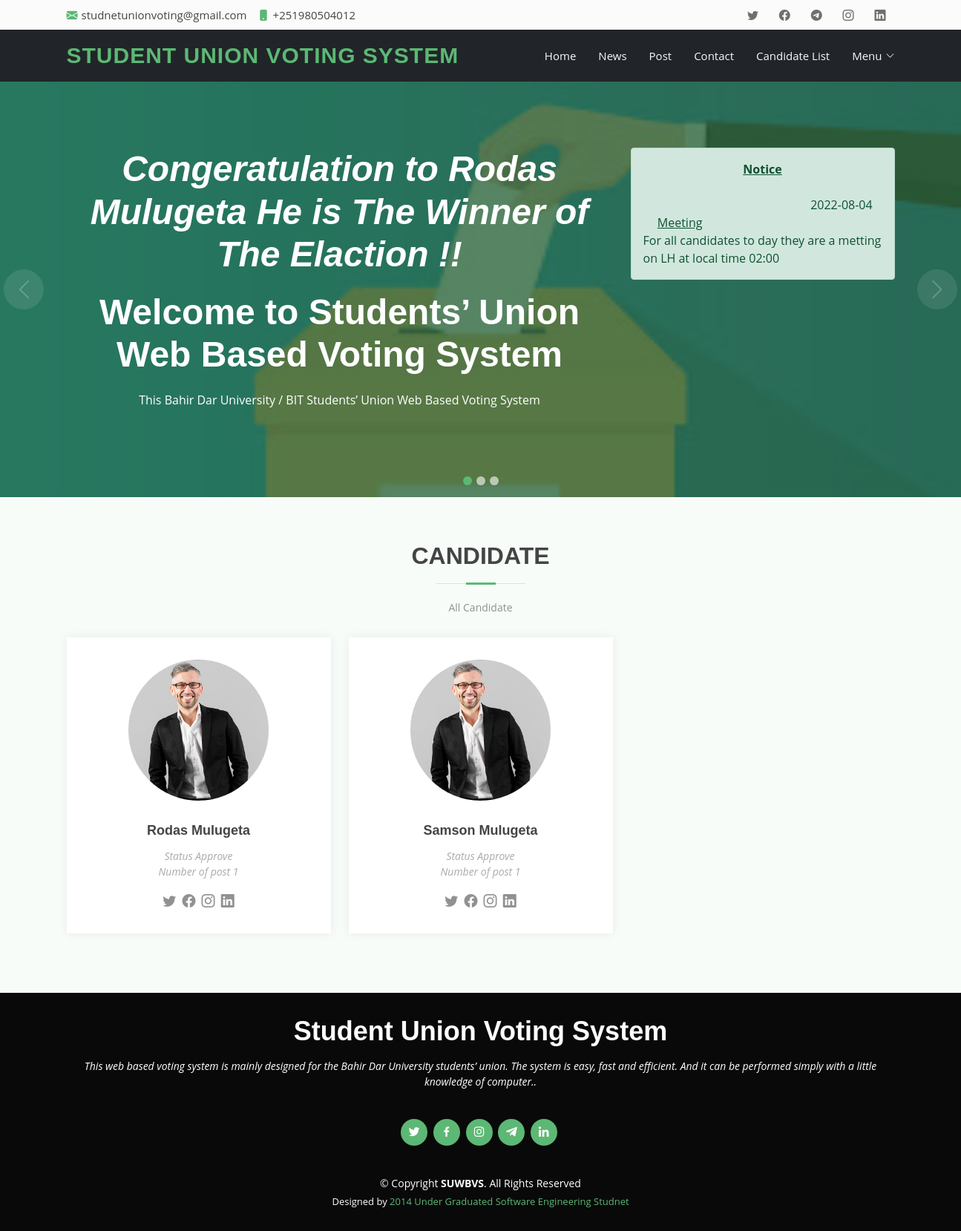
The page / on the database its author committed.
### tables this page shows
CREATE TABLE `student` (
  `stud_id` varchar(50) NOT NULL,
  `fname` varchar(50) NOT NULL,
  `lname` varchar(50) NOT NULL,
  `gender` varchar(50) NOT NULL,
  `phone` text NOT NULL,
  `email` text NOT NULL DEFAULT 'soneone@gmail.com',
  `department` varchar(50) NOT NULL,
  `cgpa` double NOT NULL,
  `year` varchar(11) NOT NULL,
  `image` text NOT NULL,
  `discipline` varchar(50) NOT NULL DEFAULT 'free from any violation',
  `status` varchar(50) NOT NULL DEFAULT 'not_allowed'
);

CREATE TABLE `notice` (
  `id` int(11) NOT NULL,
  `message` text NOT NULL,
  `subject` varchar(20) NOT NULL,
  `date` date NOT NULL,
  `status` varchar(50) NOT NULL DEFAULT 'Active'
);

CREATE TABLE `applicent_candidate` (
  `id` int(11) NOT NULL,
  `candidate_id` varchar(50) NOT NULL,
  `status` varchar(11) NOT NULL DEFAULT 'Pending'
);

### promotion.php (the view, shortened to what this page needs)
<?php
include("connection.php");
$information = "";
$election = $conn->query("SELECT * FROM `election-day`");
if ($election->num_rows > 0) {
    while ($election_row = $election->fetch_assoc()) {
        $election_day = $election_row['date'];
    }
}
$sql = $conn->query("SELECT * FROM `applicent_candidate`");
if ($sql->num_rows > 0) {
    while ($sql_row = $sql->fetch_assoc()) {
        $cand_id = $sql_row['candidate_id'];
        $rr = $conn->query("SELECT * FROM `voting` WHERE `Candidate_id`='$cand_id'");
        $number_of_voter = $rr->num_rows;
        $sql_check = $conn->query("SELECT * FROM `voting_result` WHERE `candidate_id`='$cand_id'");
        if ($sql_check->num_rows > 0) {
            while ($sql_row_check = $sql_check->fetch_assoc()) {
                $conn->query("UPDATE `voting_result` SET `no_voter`='$number_of_voter' WHERE candidate_id='$cand_id'");
            }
        } else {
            $conn->query("INSERT INTO `voting_result`(`candidate_id`, `no_voter`) VALUES ('$cand_id','$number_of_voter')");
        }
    }
}
$post_1 = $conn->query("SELECT `id`, `message`, `subject`, `date`, `status` FROM `notice` ORDER BY `date` DESC limit 1");
if ($post_1->num_rows > 0) {
    while ($post_1_row = $post_1->fetch_assoc()) {
        $info_1 = "<div class='alert alert-success'>
            <div class='col-md-12'>
                  <b><u>Notice</u></b>
                </div><br>
                <div class='col-md-12' style='text-align: right; padding-right: 4%;'>
                " . $post_1_row['date'] . "
                </div>
                <div class='col-md-12' style='text-align: left; padding-left: 6%;'>
                 <u> " . $post_1_row['subject'] . " </u>
                </div>
                <div class='col-md-12' style='text-align: left; padding-left: 0%;'>
                " . $post_1_row['message'] . "
                </div>
            </div>";
    }
}
?>
<section id="hero">
    <div id="heroCarousel" data-bs-interval="5000" class="carousel slide carousel-fade" data-bs-ride="carousel">
        <ol class="carousel-indicators" id="hero-carousel-indicators"></ol>
        <div class="carousel-inner" role="listbox">
            <div class="carousel-item active" style="background-image: url(assets/img/slide/slide-3.png)">
                <div class="carousel-container">
                    <div class="container">
                        <div class="row">
                            <div class="col-md-8">
                                <?php
                                $date = date("Y-m-d");
                                if ($election_day < $date) {
                                    $sql_winer = $conn->query("SELECT * FROM `voting_result` ORDER BY `voting_result`.`no_voter` DESC limit 1");
                                    if ($sql_winer->num_rows > 0) {
                                        while ($sql_row_winer = $sql_winer->fetch_assoc()) {
                                            $candidate_id = $sql_row_winer['candidate_id'];
                                            $student_result = $conn->query("SELECT * FROM `student` WHERE `stud_id`='$candidate_id'");
                                            if ($student_result->num_rows > 0) {
                                                while ($student_row = $student_result->fetch_assoc()) {
                                                    $name_of_canidate = $student_row['fname'] . " " . $student_row['lname'];
                                                    $information = "<i><h2>Congeratulation to $name_of_canidate He is The Winner of The Elaction !!</h2> </i>";
                                                }
                                            }
                                        }
                                    }
                                } else {
                                ?>
                                    <h2>Election day "<i><?php print  $election_day; ?></i>"</h2>
                                <?php
                                }
                                print $information;
                                ?>
                                <h2 class="animate__animated animate__fadeInDown">Welcome to <span>Students’ Union Web Based Voting System</span></h2>
                                <p class="animate__animated animate__fadeInUp">This Bahir Dar University / BIT Students’ Union Web Based Voting System</p>
                            </div>
                            <div class="col-md-4">
                                <?php
                                print $info_1;
                                ?>
                            </div>
                        </div>
                    </div>
                </div>
            </div>
        </div>
        <a class="carousel-control-prev" href="#heroCarousel" role="button" data-bs-slide="prev">
            <span class="carousel-control-prev-icon bi bi-chevron-left" aria-hidden="true"></span>
        </a>
        <a class="carousel-control-next" href="#heroCarousel" role="button" data-bs-slide="next">
            <span class="carousel-control-next-icon bi bi-chevron-right" aria-hidden="true"></span>
        </a>
    </div>
</section>

### index.php (shortened to what this page needs)
<!DOCTYPE html>
<html lang="en">
<head>
  <link href="assets/vendor/animate.css/animate.min.css" rel="stylesheet">
  <link href="assets/vendor/bootstrap/css/bootstrap.min.css" rel="stylesheet">
  <link href="assets/vendor/bootstrap-icons/bootstrap-icons.css" rel="stylesheet">
  <link href="assets/vendor/boxicons/css/boxicons.min.css" rel="stylesheet">
  <link href="assets/vendor/glightbox/css/glightbox.min.css" rel="stylesheet">
  <link href="assets/vendor/swiper/swiper-bundle.min.css" rel="stylesheet">
  <link href="assets/css/style.css" rel="stylesheet">
</head>
<body>
  <?php
  include("topbar.php");
  include("menu.php");
  ?>
  <?php
  include("promotion.php");
  ?>
  <main id="main">
    <?php
    include("view//all-candidate.php");
    ?>
  </main>
  <?php
  include("footer.php");
  ?>
</body>
</html>

### topbar.php
<section id="topbar" class="d-flex align-items-center">
  <div class="container d-flex justify-content-center justify-content-md-between">
    <div class="contact-info d-flex align-items-center">
      <i class="bi bi-envelope-fill"></i><a href="mailto:studnetunionvoting@gmail.com">studnetunionvoting@gmail.com</a>
      <i class="bi bi-phone-fill phone-icon"></i> +251980504012
    </div>
    <div class="social-links d-none d-md-block">
      <a href="#" class="twitter"><i class="bi bi-twitter"></i></a>
      <a href="#" class="facebook"><i class="bi bi-facebook"></i></a>
      <a href="#" class="facebook"><i class="bi bi-telegram"></i></a>
      <a href="#" class="instagram"><i class="bi bi-instagram"></i></a>
      <a href="#" class="linkedin"><i class="bi bi-linkedin"></i></i></a>
    </div>
  </div>
</section>

### menu.php (shortened to what this page needs)
<!DOCTYPE html>
<html lang="en">
<head>
</head>
<body>
  <header id="header" class="d-flex align-items-center bg-dark">
    <div class="container d-flex align-items-center">
      <h1 class="logo me-auto"><a href="http://localhost/suv/index.php">STUDENT UNION VOTING SYSTEM</a></h1>
      <nav id="navbar" class="navbar">
        <ul class="bg-dark">
          <li><a class="nav-link scrollto active text-light" href="http://localhost/suv/index.php">Home</a></li>
          <li><a class="nav-link scrollto active text-light" href="http://localhost/suv/view/news.php">News</a></li>
          <li><a class="nav-link scrollto text-light" href="http://localhost/suv/view/candidate-post.php">Post</a></li>
          <?php
          if (!isset($_SESSION['role'])) {
          ?>
            <li><a class="nav-link scrollto text-light" href="http://localhost/suv/form/contact.php">Contact</a></li>
          <?php
          }
          ?>
          <li><a class="nav-link scrollto text-light" href="http://localhost/suv/index.php#team">Candidate List</a></li>
          <li class="dropdown"><a href="#" class="text-light"><span>Menu</span> <i class="bi bi-chevron-down text-light"></i></a>
          </li>
        </ul>
      </nav>
    </div>
  </header>
</body>
</html>

### View/all-candidate.php (shortened to what this page needs)
<section id="team" class="team section-bg">
    <div class="container">
        <div class="section-title">
            <h2>Candidate</h2>
            <p>
                All Candidate
            </p>
        </div>
        <div class="row">
            <?php
            $applicent_candidate_result = $conn->query("SELECT * FROM `applicent_candidate` WHERE `status`='Approve' OR `status`='Pending'");
            if ($applicent_candidate_result->num_rows > 0) {
                while ($applicent_candidate_row = $applicent_candidate_result->fetch_assoc()) {
                    $candidate_id = $applicent_candidate_row['candidate_id'];
                    $status = $applicent_candidate_row['status'];
                    $student_result = $conn->query("SELECT * FROM `student` WHERE `stud_id`='$candidate_id'");
                    if ($student_result->num_rows > 0) {
                        while ($student_row = $student_result->fetch_assoc()) {
                            $image = $student_row['image'];
                            $name_of_canidate = $student_row['fname'] . " " . $student_row['lname'];
                            $no_post_result = $conn->query("SELECT * FROM `candidate-posts` WHERE `candidate_id`='$candidate_id'");
                            $no_post = $no_post_result->num_rows;
            ?>
                            <div class="col-lg-4 col-md-6 d-flex align-items-stretch">
                                <div class="member">
                                    <img src="http://localhost/suv/assets/img/voter/<?php print $image; ?>" alt="">
                                    <h4><?php print $name_of_canidate; ?></h4>
                                    <p>
                                        Status <?php print $status; ?> <br>
                                        Number of post <?php print $no_post; ?>
                                    </p>
                                    <div class="social">
                                        <a href="www.twitter.<?php print $name_of_canidate; ?>"><i class="bi bi-twitter"></i></a>
                                        <a href="www.facebook.<?php print $name_of_canidate; ?>"><i class="bi bi-facebook"></i></a>
                                        <a href="www.instagram.<?php print $name_of_canidate; ?>"><i class="bi bi-instagram"></i></a>
                                        <a href="www.linkedin.<?php print $name_of_canidate; ?>"><i class="bi bi-linkedin"></i></a>
                                    </div>
                                </div>
                            </div>
            <?php
                        }
                    }
                }
            }
            ?>
        </div>
    </div>
</section>

### footer.php
<footer id="footer">
    <div class="container">
      <h3>Student Union Voting System</h3>
      <p>This web based voting system is mainly designed for the Bahir Dar University students’ union. The system is easy, fast and efficient. And it can be performed simply with a little knowledge of computer..</p>
      <div class="social-links">
        <a href="#" class="twitter"><i class="bx bxl-twitter"></i></a>
        <a href="#" class="facebook"><i class="bx bxl-facebook"></i></a>
        <a href="#" class="instagram"><i class="bx bxl-instagram"></i></a>
        <a href="#" class="telegram"><i class="bx bxl-telegram"></i></a>
        <a href="#" class="linkedin"><i class="bx bxl-linkedin"></i></a>
      </div>
      <div class="copyright">
        &copy; Copyright <strong><span>SUWBVS</span></strong>. All Rights Reserved
      </div>
      <div class="credits">
        Designed by <a href="http://localhost/suv/index.php#team">2014 Under Graduated Software Engineering Studnet</a>
      </div>
    </div>
  </footer>

### rows shown on the page
student: name_of_canidate "Rodas Mulugeta", image (picture), no_post "1"
notice: date "2022-08-04", subject "Meeting", message "For all candidates to day they are a metting on LH at local time 02:00"
applicent_candidate: status "Approve"
applicent_candidate: status "Approve"
student: image (picture), name_of_canidate "Samson Mulugeta", no_post "1"
